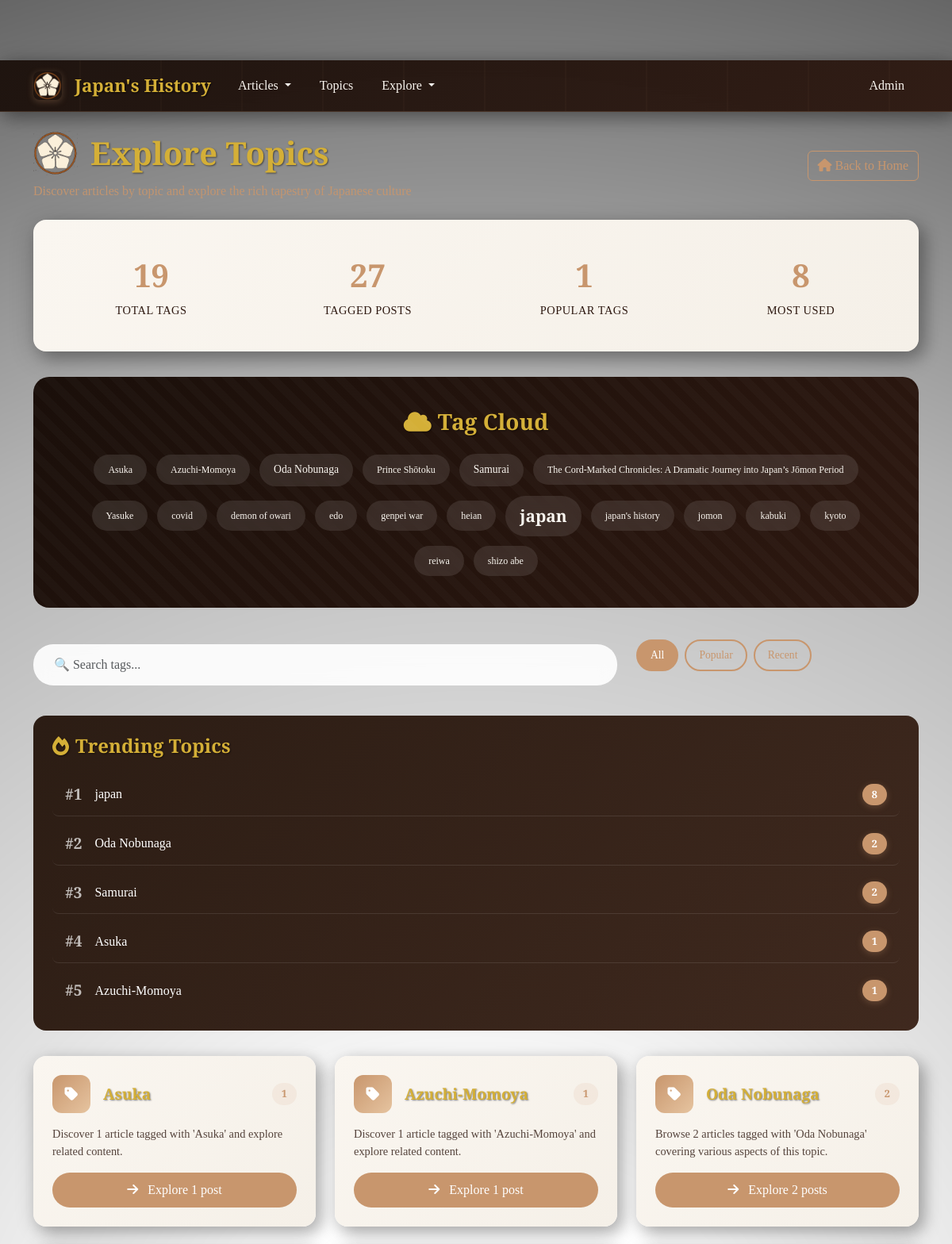
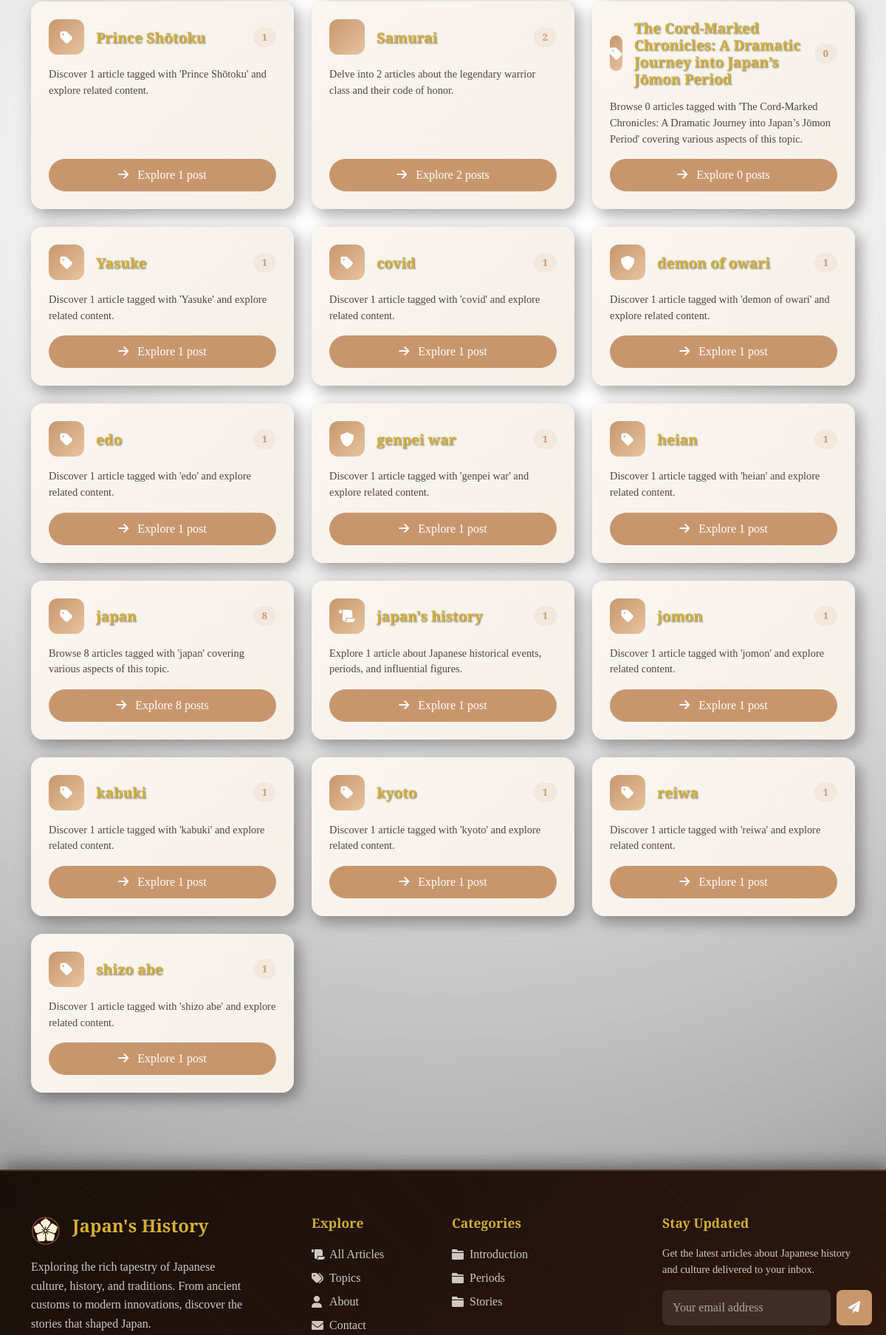
The app's page /tags (upper part), older data (2 pictures, top to bottom).
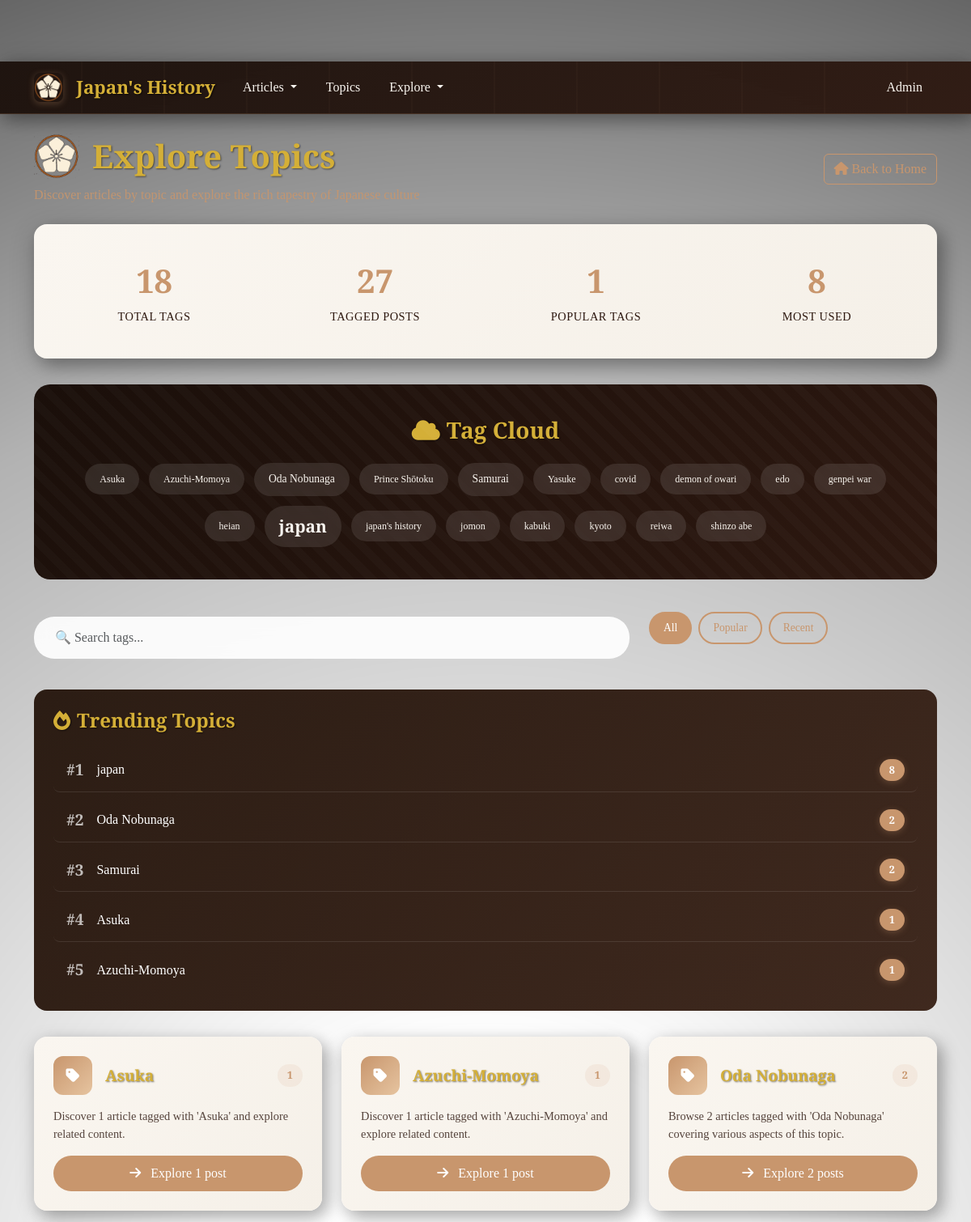
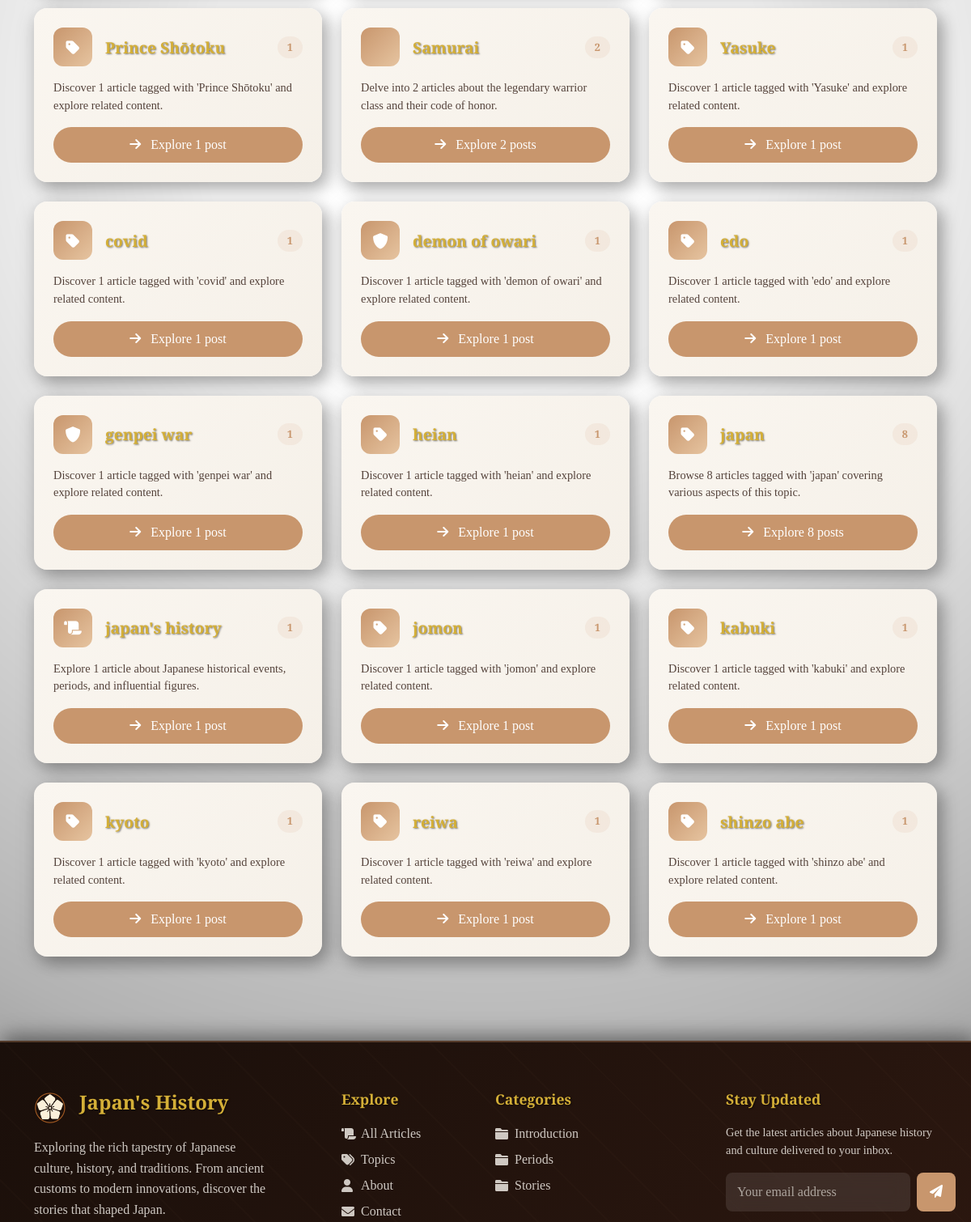
The same page, newer data (2 pictures, top to bottom).
### tables this page shows
CREATE TABLE tags (
                id INTEGER PRIMARY KEY AUTOINCREMENT,
                name TEXT UNIQUE NOT NULL,
                slug TEXT UNIQUE NOT NULL,
                created_at TIMESTAMP DEFAULT CURRENT_TIMESTAMP
            );

CREATE TABLE categories (
                id INTEGER PRIMARY KEY AUTOINCREMENT,
                name TEXT UNIQUE NOT NULL,
                slug TEXT UNIQUE NOT NULL,
                description TEXT,
                created_at TIMESTAMP DEFAULT CURRENT_TIMESTAMP
            );

### routes/search.py (the view)
@search.route('/tags')
def all_tags():
    tags = TagModel.get_all_tags()
    return render_template('search/tags.html', tags=tags)

### forms.py
class SearchForm(FlaskForm):
    query = StringField('Search', validators=[Length(max=200)], render_kw={"placeholder": "Search posts..."})
    submit = SubmitField('Search')

### models.py (called while the page is built)
def get_db():
    db = getattr(g, '_database', None)
    if db is None:
        db = g._database = sqlite3.connect(current_app.config['DATABASE'])
        db.row_factory = sqlite3.Row
    return db

    @staticmethod
    def get_introduction_post():
        db = get_db()
        return db.execute('''
            SELECT p.* FROM posts p
            JOIN categories c ON p.category_id = c.id
            WHERE c.slug = 'introduction'
            LIMIT 1
        ''').fetchone()

    @staticmethod
    def get_all_tags():
        db = get_db()
        return db.execute('''
            SELECT t.*, COUNT(pt.post_id) as post_count
            FROM tags t
            LEFT JOIN post_tags pt ON t.id = pt.tag_id
            GROUP BY t.id
            ORDER BY t.name
        ''').fetchall()

    @staticmethod
    def get_all_categories():
        db = get_db()
        return db.execute('''
            SELECT c.*, COUNT(p.id) as post_count
            FROM categories c
            LEFT JOIN posts p ON c.id = p.category_id
            GROUP BY c.id
            ORDER BY c.name
        ''').fetchall()

### routes/main.py (called while the page is built)
@main.app_context_processor
def inject_template_vars():
    all_categories = CategoryModel.get_all_categories()
    categories_with_articles = [cat for cat in all_categories if cat['post_count'] > 0]
    introduction_post = PostModel.get_introduction_post()
    return {
        'is_admin_logged_in': is_admin_logged_in(),
        'categories': categories_with_articles,
        'navbar_introduction_post': introduction_post
    }

### routes/search.py (called while the page is built)
@search.app_context_processor
def inject_search_form():
    return {'search_form': SearchForm(), 'is_admin_logged_in': is_admin_logged_in()}

### utils.py (called while the page is built)
def is_admin_logged_in():
    return session.get('admin_logged_in', False)

def get_tag_size(post_count, max_count):
    if max_count <= 1:
        return 'md'
    ratio = post_count / max_count
    if ratio >= 0.8:
        return 'xl'
    elif ratio >= 0.6:
        return 'lg'
    elif ratio >= 0.4:
        return 'md'
    elif ratio >= 0.2:
        return 'sm'
    else:
        return 'xs'

### templates/search/tags.html (shortened to what this page needs)
{% extends "base.html" %}
{% block content %}
<div class="row mb-4">
    <div class="col-12">
        <div class="d-flex justify-content-between align-items-center">
            <div>
                <h1 class="d-flex align-items-center mb-2" style="font-size: 2.5rem;">
                    <img src="{{ url_for('static', filename='img/Japanese History Blog Logo - Styled.png') }}"
                         alt="Japan's History Logo" class="me-3" style="height: 56px; width: 56px;">
                    Explore Topics
                </h1>
                <p class="text-muted mb-0">Discover articles by topic and explore the rich tapestry of Japanese culture</p>
            </div>
            <a href="{{ url_for('main.index') }}" class="btn btn-outline-secondary">
                <i class="fas fa-home me-1"></i>Back to Home
            </a>
        </div>
    </div>
</div>
{% if tags %}
<div class="tag-stats">
    <div class="row text-center">
        <div class="col-md-3 col-6">
            <div class="stat-item">
                <span class="stat-number">{{ tags|length }}</span>
                <div class="stat-label">Total Tags</div>
            </div>
        </div>
        <div class="col-md-3 col-6">
            <div class="stat-item">
                <span class="stat-number">{{ tags|sum(attribute='post_count') }}</span>
                <div class="stat-label">Tagged Posts</div>
            </div>
        </div>
        <div class="col-md-3 col-6">
            <div class="stat-item">
                <span class="stat-number">{{ tags|selectattr('post_count', 'gt', 5)|list|length }}</span>
                <div class="stat-label">Popular Tags</div>
            </div>
        </div>
        <div class="col-md-3 col-6">
            <div class="stat-item">
                <span class="stat-number">{{ (tags|map(attribute='post_count')|max) if tags else 0 }}</span>
                <div class="stat-label">Most Used</div>
            </div>
        </div>
    </div>
</div>
<div class="tag-cloud-container">
    <h3 class="text-center mb-4" style="color: var(--text-warm); font-family: 'Cinzel', serif;">
        <i class="fas fa-cloud me-2"></i>Tag Cloud
    </h3>
    <div class="tag-cloud" id="tagCloud">
        {% for tag in tags %}
        <a href="{{ url_for('search.posts_by_tag', slug=tag.slug) }}"
           class="tag-cloud-item tag-size-{{ get_tag_size(tag.post_count, tags|map(attribute='post_count')|max) }}"
           data-count="{{ tag.post_count }}"
           title="{{ tag.post_count }} post{{ 's' if tag.post_count != 1 else '' }}">
            {{ tag.name }}
        </a>
        {% endfor %}
    </div>
</div>
<div class="tag-search-container">
    <div class="row align-items-center">
        <div class="col-md-8">
            <div class="position-relative">
                <input type="text"
                       class="form-control tag-search-input"
                       id="tagSearch"
                       placeholder="🔍 Search tags..."
                       autocomplete="off">
            </div>
        </div>
        <div class="col-md-4">
            <div class="tag-filters">
                <button class="filter-btn active" data-filter="all">All</button>
                <button class="filter-btn" data-filter="popular">Popular</button>
                <button class="filter-btn" data-filter="recent">Recent</button>
            </div>
        </div>
    </div>
</div>
{% set popular_tags = tags|sort(attribute='post_count', reverse=true)|take(5) %}
{% if popular_tags %}
<div class="popular-tags-section">
    <h4 class="popular-tags-title">
        <i class="fas fa-fire me-2"></i>Trending Topics
    </h4>
    {% for tag in popular_tags %}
    <div class="popular-tag-item">
        <span class="popular-tag-rank">#{{ loop.index }}</span>
        <a href="{{ url_for('search.posts_by_tag', slug=tag.slug) }}"
           class="popular-tag-name text-decoration-none"
           style="color: inherit;">{{ tag.name }}</a>
        <span class="popular-tag-count">{{ tag.post_count }}</span>
    </div>
    {% endfor %}
</div>
{% endif %}
<div class="row" id="tagsGrid">
    {% for tag in tags %}
    <div class="col-lg-4 col-md-6 mb-4 tag-card-wrapper tag-appear"
         data-tag-name="{{ tag.name|lower }}"
         data-tag-count="{{ tag.post_count }}"
         data-tag-popularity="{{ 'popular' if tag.post_count > 5 else 'normal' }}">
        <div class="tag-card-enhanced">
            <div class="tag-card-body">
                <div class="tag-card-header">
                    <div class="d-flex align-items-center">
                        <div class="tag-icon">
                            <i class="fas fa-{{ get_tag_icon(tag.name) }}"></i>
                        </div>
                        <h5 class="tag-name">{{ tag.name }}</h5>
                    </div>
                    <span class="tag-count">{{ tag.post_count }}</span>
                </div>
                <div class="tag-description">
                    {{ get_tag_description(tag.name, tag.post_count) }}
                </div>
                <div class="tag-card-footer">
                    <a href="{{ url_for('search.posts_by_tag', slug=tag.slug) }}"
                       class="tag-explore-btn">
                        <i class="fas fa-arrow-right me-2"></i>
                        Explore {{ tag.post_count }} post{{ 's' if tag.post_count != 1 else '' }}
                    </a>
                </div>
            </div>
        </div>
    </div>
    {% endfor %}
</div>
{% endif %}
{% endblock %}

### templates/base.html (shortened to what this page needs)
<!DOCTYPE html>
<html lang="en">
<head>
    <link href="https://cdn.jsdelivr.net/npm/bootstrap@5.3.0/dist/css/bootstrap.min.css" rel="stylesheet">
    <link href="https://cdnjs.cloudflare.com/ajax/libs/font-awesome/6.0.0/css/all.min.css" rel="stylesheet">
    <link href="{{ url_for('static', filename='css/style.css') }}" rel="stylesheet">
</head>
<body>
    <nav class="navbar navbar-expand-lg fixed-top navbar-enhanced">
        <div class="container">
            <a class="navbar-brand navbar-brand-enhanced d-flex align-items-center" href="{{ url_for('main.index') }}">
                <img src="{{ url_for('static', filename='img/Japanese History Blog Logo - Styled.png') }}"
                     alt="Japan's History Logo" class="navbar-logo-enhanced me-3">
                Japan's History
            </a>
            <div class="collapse navbar-collapse" id="navbarNav">
                <ul class="navbar-nav me-auto">
                    <li class="nav-item dropdown">
                        <a class="nav-link nav-link-enhanced dropdown-toggle" href="{{ url_for('main.articles') }}"
                           role="button" data-bs-toggle="dropdown" aria-expanded="false">
                            Articles
                        </a>
                    </li>
                    <li class="nav-item">
                        <a class="nav-link nav-link-enhanced" href="{{ url_for('search.all_tags') }}">
                            Topics
                        </a>
                    </li>
                    <li class="nav-item dropdown">
                        <a class="nav-link nav-link-enhanced dropdown-toggle" href="#"
                           role="button" data-bs-toggle="dropdown" aria-expanded="false">
                            Explore
                        </a>
                    </li>
                </ul>
                <ul class="navbar-nav">
                    {% if is_admin_logged_in %}
                    <li class="nav-item d-flex align-items-center">
                        <a class="nav-cta-btn" href="{{ url_for('posts.create_post') }}">
                            Create Post
                        </a>
                    </li>
                    {% else %}
                    <li class="nav-item">
                        <a class="nav-link nav-link-enhanced" href="{{ url_for('auth.admin_login') }}">
                            Admin
                        </a>
                    </li>
                    {% endif %}
                </ul>
            </div>
        </div>
    </nav>
    <main class="content-section">
        <div class="container mt-4">
            {% block content %}{% endblock %}
        </div>
    </main>
    <footer class="footer-enhanced">
        <div class="footer-main">
            <div class="container">
                <div class="row">
                    <div class="col-lg-4 col-md-6 mb-4">
                        <div class="footer-brand">
                            <div class="d-flex align-items-center mb-3">
                                <img src="{{ url_for('static', filename='img/Japanese History Blog Logo - Styled.png') }}"
                                     alt="Japan's History Logo" class="me-3" style="height: 40px; width: 40px; border-radius: 8px;">
                                <h4>Japan's History</h4>
                            </div>
                            <p>Exploring the rich tapestry of Japanese culture, history, and traditions. From ancient customs to modern innovations, discover the stories that shaped Japan.</p>
                        </div>
                    </div>
                    <div class="col-lg-2 col-md-6 mb-4">
                        <div class="footer-links">
                            <h5>Explore</h5>
                            <ul>
                                <li><a href="{{ url_for('main.articles') }}">
                                    <i class="fas fa-scroll"></i>All Articles
                                </a></li>
                                <li><a href="{{ url_for('search.all_tags') }}">
                                    <i class="fas fa-tags"></i>Topics
                                </a></li>
                                <li><a href="{{ url_for('main.about') }}">
                                    <i class="fas fa-user"></i>About
                                </a></li>
                                <li><a href="{{ url_for('main.contact') }}">
                                    <i class="fas fa-envelope"></i>Contact
                                </a></li>
                            </ul>
                        </div>
                    </div>
                    <div class="col-lg-3 col-md-6 mb-4">
                        <div class="footer-links">
                            <h5>Categories</h5>
                            <ul>
                                {% for category in categories[:5] %}
                                <li><a href="{{ url_for('main.articles_by_category', category_slug=category.slug) }}">
                                    <i class="fas fa-folder"></i>{{ category.name }}
                                </a></li>
                                {% endfor %}
                            </ul>
                        </div>
                    </div>
                    <div class="col-lg-3 col-md-6 mb-4">
                        <div class="footer-links">
                            <h5>Stay Updated</h5>
                            <p style="color: var(--text-warm); opacity: 0.8; font-size: 0.9rem;">
                                Get the latest articles about Japanese history and culture delivered to your inbox.
                            </p>
                            <form class="newsletter-form">
                                <input type="email" class="newsletter-input" placeholder="Your email address" required>
                                <button type="submit" class="newsletter-btn">
                                    <i class="fas fa-paper-plane"></i>
                                </button>
                            </form>
                        </div>
                    </div>
                </div>
            </div>
        </div>
    </footer>
    <link href="https://cdn.quilljs.com/1.3.7/quill.snow.css" rel="stylesheet">
</body>
</html>

Row changes from the older to the newer data that the page shows:
removed tags: name "The Cord‑Marked Chronicles: A Dramatic Journey into Japan’s Jōmon Period", post_count "0", name "Browse 0 articles tagged with 'The Cord‑Marked Chronicles: A Dramatic Journey into Japan’s Jōmon Period' covering various aspects of this topic.", post_count "s"
removed tags: name "shizo abe", post_count "1", name "Discover 1 article tagged with 'shizo abe' and explore related content."
added tags: name "shinzo abe", post_count "1", name "Discover 1 article tagged with 'shinzo abe' and explore related content."
Text that changed along with them:
{{ tags|length }}: "19" → "18"
